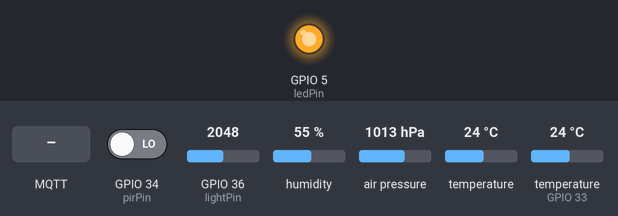
Bench run of a sketch on a simulated ESP32. Parts: output pins drawn as LEDs (lit = HIGH). The test bench sets the inputs (shaded band); at power-on: GPIO 34 (pirPin) LOW, GPIO 36 (lightPin) = 2048, humidity 55 %, air pressure 1013 hPa, temperature 24 °C, temperature (sensor on GPIO 33) 24 °C. WiFi joins after 1.5 s; servers stay silent unless stated; no MQTT or app messages arrive unless stated; not simulated (calls return 0 or success): Secrets.h; what the sketch prints to the serial monitor is not drawn.

Above: at 2.7 s.
2.8 s: GPIO 34 (pirPin) driven HIGH
At 5.7 s:
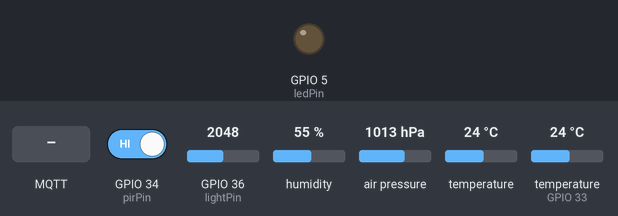
6.5 s: MQTT message "turnLedOn" arrives on the first subscribed topic
8.0 s: MQTT message "turnLedOff" arrives on the first subscribed topic
11.5 s: MQTT message "testPirOn" arrives on the first subscribed topic
13.0 s: GPIO 34 (pirPin) driven LOW
Timing chart, 0 to 16.0 s (numbered marks = the images above; inputs shaded):
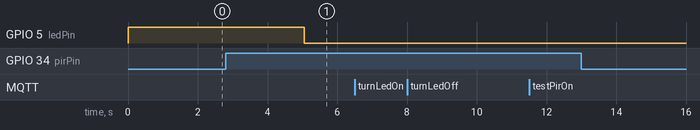

Measured:
- after the input at 6.5 s, every drawn part: stays the same
- after the input at 8.0 s, every drawn part: stays the same
- after the input at 11.5 s, every drawn part: stays the same
- after the input at 13.0 s, every drawn part: stays the same

The sketch:

SimpleSensor.ino
```cpp
#include <WiFi.h>
#include <PubSubClient.h>
#include <ArduinoJson.h>
#include "DHTesp.h"
#include <Wire.h>
#include <Adafruit_BMP085.h>

#include <ESPmDNS.h>
#include <WiFiUdp.h>
#include <ArduinoOTA.h>

#include <Secrets.h>


const int ledPin = 5;

const int sdaPin = 21;
const int sclPin = 22;

const int lightPin = 36;
const int pirPin = 34;
const int dhtPin = 33;

const char mqttClientId[] =     "SimpleSensor1";

const char commandTopic[] =     "evision/restaurant/ssr1/command";

const char statusTopic[] =      "evision/restaurant/ssr1/status";
const char systemTopic[] =      "evision/restaurant/ssr1/telemetry/system";
const char climateTopic[] =     "evision/restaurant/ssr1/telemetry/climate";
const char activityTopic[] =    "evision/restaurant/ssr1/telemetry/activity";

WiFiClient wiFiClient;
PubSubClient client(wiFiClient);
DHTesp dht;
Adafruit_BMP085 bmp;

unsigned long lastReconnectAttemptAt = 0;
unsigned long lastSystemMessageAt = 0;
unsigned long lastTelemetryMessageAt = 0;

bool testPir = false;

void connectToNetwork() {
  delay(10);
  Serial.println();
  Serial.print("Connecting to ");
  Serial.print(ssid);

  WiFi.mode(WIFI_STA);
  WiFi.begin(ssid, wiFiPassword);

  while (WiFi.status() != WL_CONNECTED) {
    delay(500);
    Serial.print(".");
  }

  Serial.print("connected at address ");
  Serial.println(WiFi.localIP());
}

void publish(const char* topic, String message){
    Serial.print(topic);
    Serial.print(": ");
    Serial.println(message);

    char messageCharArray[message.length() + 1];
    message.toCharArray(messageCharArray, message.length() + 1);

    client.publish(topic, messageCharArray, true);
}

void onReceive(char* topic, byte* payload, unsigned int length) {
  Serial.print("Message arrived [");
  Serial.print(topic);
  Serial.print("] ");

  for (int i = 0; i < length; i++) {
    Serial.print((char)payload[i]);
  }
  Serial.println();

  DynamicJsonBuffer jsonBuffer(1024);
  JsonObject& root = jsonBuffer.parseObject(payload);
  if (root.success()) {
    String commandName = root["name"];
    Serial.println(commandName);
    if (commandName == "turnLedOn") {
      turnLedOn();
    }
    else if (commandName == "turnLedOff") {
      turnLedOff();
    }
    if (commandName == "testPirOn") {
      testPir = true;
    }
    else if (commandName == "testPirOff") {
      testPir = false;
      digitalWrite(ledPin, LOW);
    }
    else {
      Serial.println("Unknown command.");
    }
  }
  else {
    Serial.println("Unable to parse payload.");
  }
}

void turnLedOn(){
  digitalWrite(ledPin, HIGH);
}

void turnLedOff(){
  digitalWrite(ledPin, LOW);
}

String getStatusMessage(bool isOnline) {
  StaticJsonBuffer<200> jsonBuffer;
  JsonObject& jsonObject = jsonBuffer.createObject();
  jsonObject["online"] = isOnline;
  jsonObject["ip"] = WiFi.localIP().toString();
  // jsonObject["clientId"] = mqttClientId;
  String jsonString;
  jsonObject.printTo(jsonString);
  return jsonString;
}

String getOnlineStatusMessage() {
  return getStatusMessage(true);
}

String getOfflineStatusMessage() {
  return getStatusMessage(false);
}

boolean connectToMqqtBroker() {
  Serial.print("Connecting to MQTT broker...");

  String lastWill = getOfflineStatusMessage();
  char lastWillCharArray[lastWill.length() + 1];
  lastWill.toCharArray(lastWillCharArray, lastWill.length() + 1);

  if (client.connect(mqttClientId, mqttUsername, mqttPassword, statusTopic, 1, true, lastWillCharArray)) {
    turnLedOff();
    Serial.println("connected");
    publish(statusTopic, getOnlineStatusMessage());
    client.subscribe(commandTopic, 1);
  } else {
    Serial.println(mqttPassword);
    Serial.print("failed, rc=");
    Serial.println(client.state());
  }

  return client.connected();
}

void setup() {
  pinMode(ledPin, OUTPUT);
  pinMode(lightPin, INPUT);
  pinMode(pirPin, INPUT);
  dht.setup(dhtPin, DHTesp::DHT22);

  Wire.begin(sdaPin, sclPin);
  bmp.begin();

  turnLedOn();
  Serial.begin(115200);
  connectToNetwork();
  client.setServer(mqttServer, 1883);
  client.setCallback(onReceive);

  ArduinoOTA.setPassword(otaPassword);
  ArduinoOTA
    .onStart([]() {
      String type;
      if (ArduinoOTA.getCommand() == U_FLASH)
        type = "sketch";
      else // U_SPIFFS
        type = "filesystem";

      // NOTE: if updating SPIFFS this would be the place to unmount SPIFFS using SPIFFS.end()
      Serial.println("Start updating " + type);
    })
    .onEnd([]() {
      Serial.println("\nEnd");
    })
    .onProgress([](unsigned int progress, unsigned int total) {
      Serial.printf("Progress: %u%%\r", (progress / (total / 100)));
    })
    .onError([](ota_error_t error) {
      Serial.printf("Error[%u]: ", error);
      if (error == OTA_AUTH_ERROR) Serial.println("Auth Failed");
      else if (error == OTA_BEGIN_ERROR) Serial.println("Begin Failed");
      else if (error == OTA_CONNECT_ERROR) Serial.println("Connect Failed");
      else if (error == OTA_RECEIVE_ERROR) Serial.println("Receive Failed");
      else if (error == OTA_END_ERROR) Serial.println("End Failed");
    });

  ArduinoOTA.begin();
}

String getClimateMessage() {
  StaticJsonBuffer<400> jsonBuffer;
  JsonObject& jsonObject = jsonBuffer.createObject();
  jsonObject["light"] = (float)analogRead(lightPin) / 4096;

  TempAndHumidity dhtValues = dht.getTempAndHumidity();

  jsonObject["humidity"] = dhtValues.humidity;
  jsonObject["temperature"] = dhtValues.temperature;
  jsonObject["temperature2"] = bmp.readTemperature();
  jsonObject["pressure"] = bmp.readPressure();
  String jsonString;
  jsonObject.printTo(jsonString);
  return jsonString;
}

String getActivityMessage() {
  StaticJsonBuffer<200> jsonBuffer;
  JsonObject& jsonObject = jsonBuffer.createObject();
  jsonObject["presence"] = digitalRead(pirPin) == HIGH;

  String jsonString;
  jsonObject.printTo(jsonString);
  return jsonString;
}

void loop() {
  if (testPir) {
    digitalWrite(ledPin, digitalRead(pirPin));
  }

  unsigned long currentMillis = millis();

  if (!client.connected()) {
    if (currentMillis - lastReconnectAttemptAt >= 5000) {
      lastReconnectAttemptAt = currentMillis;

      if (connectToMqqtBroker()) {
        lastReconnectAttemptAt = 0;
      }
    }
  } else {
    client.loop();

    if (currentMillis - lastSystemMessageAt >= 60000) {
      lastSystemMessageAt = currentMillis;

      StaticJsonBuffer<200> jsonBuffer;
      JsonObject& jsonObject = jsonBuffer.createObject();
      jsonObject["uptime"] = currentMillis / 1000;
      jsonObject["rssi"] = WiFi.RSSI();
      String jsonString;
      jsonObject.printTo(jsonString);

      publish(systemTopic, jsonString);
    }

    if (currentMillis - lastTelemetryMessageAt >= 10000) {
      lastTelemetryMessageAt = currentMillis;
      publish(climateTopic, getClimateMessage());
      publish(activityTopic, getActivityMessage());
    }
  }

  ArduinoOTA.handle();
}
```
